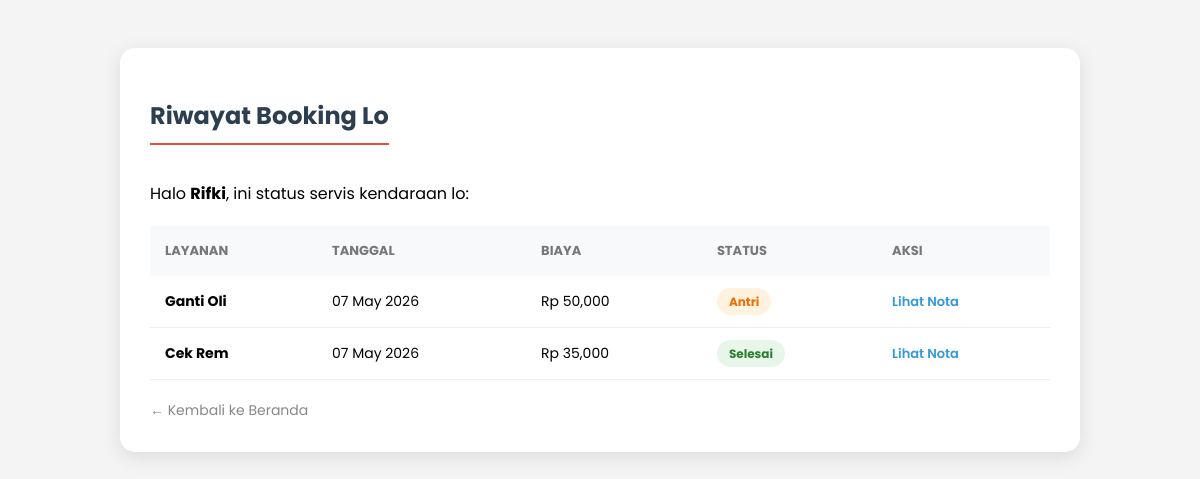
Screenshot of /riwayat.php (signed in) with the database file from the repository.
### tables this page shows
CREATE TABLE `pendaftaran` (
  `id_daftar` int NOT NULL,
  `id_user` int DEFAULT NULL,
  `id_service` int DEFAULT NULL,
  `nama_pelanggan` varchar(100) NOT NULL,
  `alamat` text NOT NULL,
  `no_hp` varchar(15) NOT NULL,
  `tgl_daftar` timestamp NULL DEFAULT CURRENT_TIMESTAMP,
  `status` enum('Antri','Dikerjakan','Selesai') DEFAULT 'Antri'
);

CREATE TABLE `service` (
  `id_service` int NOT NULL,
  `nama_service` varchar(100) NOT NULL,
  `harga` int NOT NULL
);

### riwayat.php (the view, shortened to what this page needs)
<?php
include 'koneksi.php';
$id_user = $_SESSION['id_user'];
$query = "SELECT pendaftaran.*, service.nama_service, service.harga
          FROM pendaftaran
          JOIN service ON pendaftaran.id_service = service.id_service
          WHERE pendaftaran.id_user = '$id_user'
          ORDER BY pendaftaran.tgl_daftar DESC";
$result = mysqli_query($conn, $query);
?>
<!DOCTYPE html>
<html lang="id">
<head>
</head>
<body>
    <div class="container">
        <h2>Riwayat Booking Lo</h2>
        <p style="margin-bottom: 20px;">Halo <b><?= $_SESSION['nama']; ?></b>, ini status servis kendaraan lo:</p>
        <table>
            <thead>
                <tr>
                    <th>Layanan</th>
                    <th>Tanggal</th>
                    <th>Biaya</th>
                    <th>Status</th>
                    <th>Aksi</th>
                </tr>
            </thead>
            <tbody>
                <?php if (mysqli_num_rows($result) > 0): ?>
                    <?php while ($row = mysqli_fetch_assoc($result)): ?>
                        <tr>
                            <td><strong><?= $row['nama_service']; ?></strong></td>
                            <td><?= date('d M Y', strtotime($row['tgl_daftar'])); ?></td>
                            <td>Rp <?= number_format($row['harga']); ?></td>
                            <td>
                                <?php
                                $s = $row['status'];
                                if ($s == 'Antri')
                                    echo "<span class='status antri'>Antri</span>";
                                elseif ($s == 'Dikerjakan')
                                    echo "<span class='status proses'>Dikerjakan</span>";
                                else
                                    echo "<span class='status selesai'>Selesai</span>";
                                ?>
                            </td>
                            <td>
                                <a href="invoice.php?id=<?= $row['id_daftar']; ?>" target="_blank" class="btn-invoice">Lihat
                                    Nota</a>
                            </td>
                        </tr>
                    <?php endwhile; ?>
                <?php endif; ?>
            </tbody>
        </table>
        <a href="index.php" class="btn-back">← Kembali ke Beranda</a>
    </div>
</body>
</html>

### riwayat.php (style rules this page uses)
body { font-family: 'Poppins', sans-serif; background: #f4f4f4; padding: 40px; }
.container { max-width: 900px; margin: auto; background: white; padding: 30px; border-radius: 15px; box-shadow: 0 5px 20px rgba(0, 0, 0, 0.1); }
h2 { color: #2c3e50; border-bottom: 2px solid #e74c3c; display: inline-block; padding-bottom: 10px; margin-bottom: 20px; }
table { width: 100%; border-collapse: collapse; margin-top: 10px; }
th { text-align: left; padding: 15px; background: #f8f9fa; color: #777; font-size: 13px; text-transform: uppercase; }
td { padding: 15px; border-bottom: 1px solid #eee; font-size: 14px; }
.status { padding: 5px 12px; border-radius: 20px; font-size: 12px; font-weight: bold; }
.antri { background: #fff3e0; color: #ef6c00; }
.selesai { background: #e8f5e9; color: #2e7d32; }
.btn-invoice { text-decoration: none; color: #3498db; font-weight: 600; font-size: 13px; }
.btn-back { display: inline-block; margin-top: 20px; text-decoration: none; color: #888; font-size: 14px; }

### rows the page displays
pendaftaran: id_service.nama_service "Ganti Oli", tgl_daftar "07 May 2026", id_service.harga "50,000", status "Antri"
pendaftaran: id_service.nama_service "Cek Rem", tgl_daftar "07 May 2026", id_service.harga "35,000", status "Selesai"

### other values shown
$_SESSION['nama'] "Rifki"
